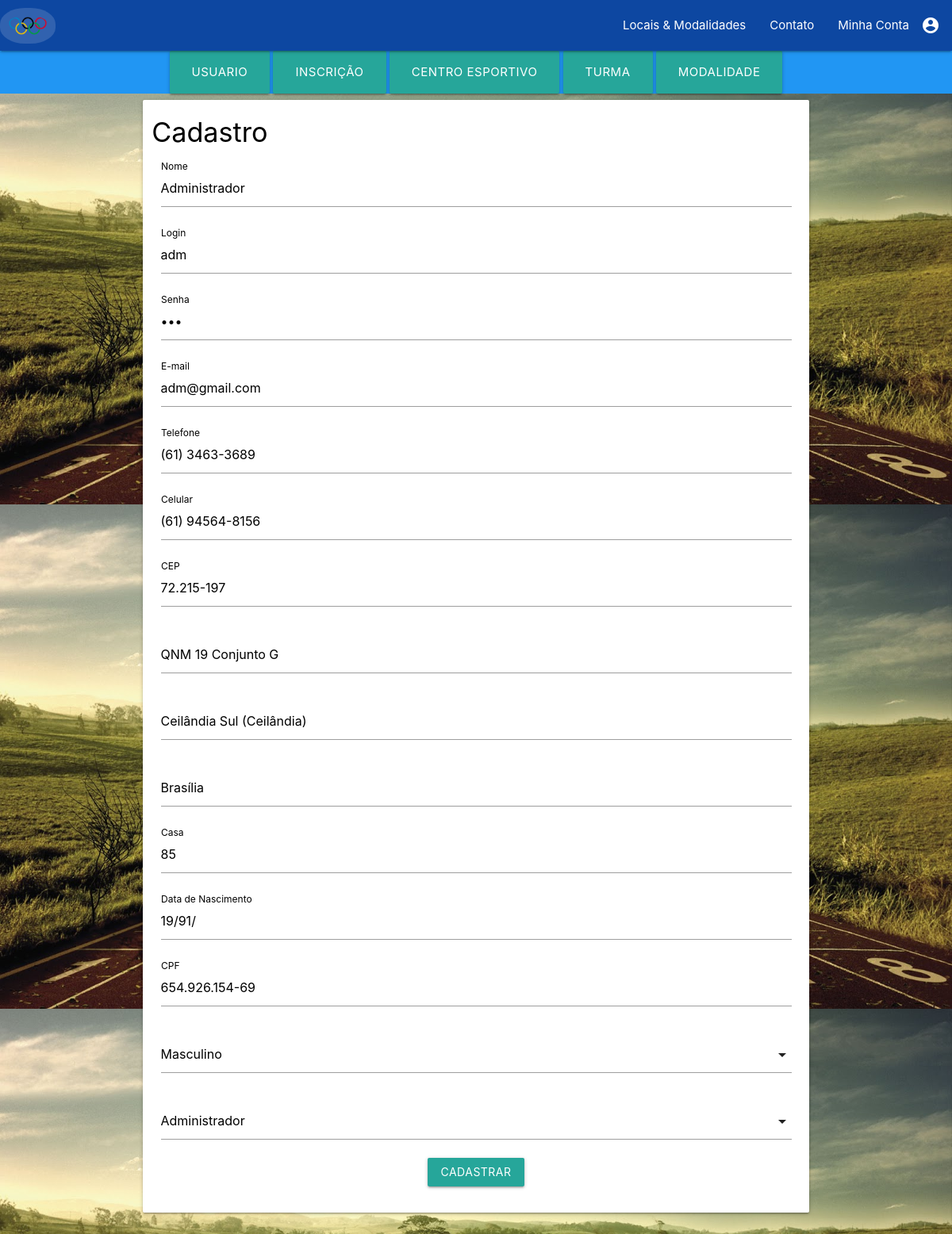
The page /Controle/controladorUsuario.php?acao=editar&id=22 (signed in) on the database its author committed.
### tables this page shows
CREATE TABLE `usuario_endereco` (
  `id_usuario` int(3) NOT NULL,
  `id_ende` int(3) NOT NULL,
  PRIMARY KEY (`id_usuario`,`id_ende`),
  KEY `fk_usuario_has_endereco_endereco1_idx` (`id_ende`),
  KEY `fk_usuario_has_endereco_usuario_idx` (`id_usuario`),
  CONSTRAINT `fk_usuario_has_endereco_endereco1` FOREIGN KEY (`id_ende`) REFERENCES `endereco` (`idEnd`) ON DELETE NO ACTION ON UPDATE NO ACTION
);

CREATE TABLE `usuario` (
  `id` int(11) NOT NULL AUTO_INCREMENT,
  `nome` varchar(30) NOT NULL,
  `login` varchar(15) NOT NULL,
  `senha` varchar(20) NOT NULL,
  `email` varchar(30) NOT NULL,
  `telefone` varchar(15) DEFAULT NULL,
  `dataNasc` varchar(10) NOT NULL,
  `cpf` varchar(15) NOT NULL,
  `genero` varchar(1) NOT NULL,
  `perfil` varchar(15) NOT NULL,
  `celular` varchar(15) DEFAULT NULL,
  PRIMARY KEY (`id`)
);

CREATE TABLE `endereco` (
  `idEnd` int(3) NOT NULL AUTO_INCREMENT,
  `cep` varchar(10) NOT NULL,
  `rua` varchar(45) NOT NULL,
  `bairro` varchar(40) NOT NULL,
  `cidade` varchar(10) NOT NULL,
  `casa` int(5) NOT NULL,
  PRIMARY KEY (`idEnd`)
);

### Model/DAO/UsuarioDAO.php (called while the page is built, shortened)
<?php
require_once __DIR__.'\..\Usuario.php';
class UsuarioDAO {
    public function recuperarUsuarioPorID($id) {
        try {
            $pdo = conexao::getInstance();
            $sql = "SELECT * FROM usuario u "
                ." inner join usuario_endereco ue on u.id = ue.id_usuario "
                ."    inner join endereco e on ue.id_ende = e.idEnd "
                ."    where id = :id";
            $stmt = $pdo->prepare($sql);
            $stmt->bindValue(":id", $id);
            $stmt->execute();
            $usuarioRecuperado = NULL;
            While ($usuarioBanco = $stmt->fetch()) {
                $usuario = new Usuario();
                $usuario->setLogin($usuarioBanco["login"]);
                $usuario->setNome($usuarioBanco["nome"]);
                $usuario->setPerfil($usuarioBanco["perfil"]);
                $usuario->setId($usuarioBanco["id"]);
                $usuario->setsenha($usuarioBanco["senha"]);
                $usuario->setEmail($usuarioBanco["email"]);
                $usuario->setGenero($usuarioBanco["genero"]);
                $usuario->setTelefone($usuarioBanco["telefone"]);
                $usuario->setCelular($usuarioBanco["celular"]);
                $usuario->setDataNasc($usuarioBanco["dataNasc"]);
                $usuario->setCpf($usuarioBanco["cpf"]);
                $endereco = new Endereco();
                $endereco->setCep($usuarioBanco["cep"]);
                $endereco->setRua($usuarioBanco["rua"]);
                $endereco->setBairro($usuarioBanco["bairro"]);
                $endereco->setCidade($usuarioBanco["cidade"]);
                $endereco->setCasa($usuarioBanco["casa"]);
                $endereco->setIdEnd($usuarioBanco["id_ende"]);
                $usuario->setEndereco($endereco);
                $usuarioRecuperado = $usuario;
            }
            return $usuarioRecuperado;
        } catch (PDOException $exc) {
            echo $exc->getTraceAsString();
        }
    }
}
?>

### Model/Usuario.php (called while the page is built, shortened)
<?php
class Usuario {
    private $nome;
    private $login;
    private $senha;
    private $email;
    private $telefone;
    private $dataNasc;
    private $cpf;
    private $endereco;
    private $celular;
    public function getCelular() {
        return $this->celular;
    }
    public function setCelular($celular) {
        $this->celular = $celular;
    }
    public function getEndereco() {
        return $this->endereco;
    }
    public function setEndereco($endereco) {
        $this->endereco = $endereco;
    }
        public function getNome() {
        return $this->nome;
    }
    public function getLogin() {
        return $this->login;
    }
    public function getSenha() {
        return $this->senha;
    }
    public function getEmail() {
        return $this->email;
    }
    public function getTelefone() {
        return $this->telefone;
    }
    public function setNome($nome) {
        $this->nome = $nome;
    }
    public function setLogin($login) {
        $this->login = $login;
    }
    public function setSenha($senha) {
        $this->senha = $senha;
    }
    public function setEmail($email) {
        $this->email = $email;
    }
    public function setTelefone($telefone) {
        $this->telefone = $telefone;
    }
    public function getCpf() {
        return $this->cpf;
    }
    public function setCpf($cpf) {
        $this->cpf = $cpf;
    }
    public function getDataNasc() {
        return $this->dataNasc;
    }
    public function setDataNasc($dataNasc) {
        $this->dataNasc = $dataNasc;
    }
}

### Model/Endereco.php (called while the page is built, shortened)
<?php
class Endereco {
    private $cep;
    private $rua;
    private $bairro;
    private $cidade;
    private $casa;
    public function getCep() {
        return $this->cep;
    }
    public function getRua() {
        return $this->rua;
    }
    public function getBairro() {
        return $this->bairro;
    }
    public function getCidade() {
        return $this->cidade;
    }
    public function getCasa() {
        return $this->casa;
    }
    public function setCep($cep) {
        $this->cep = $cep;
    }
    public function setRua($rua) {
        $this->rua = $rua;
    }
    public function setBairro($bairro) {
        $this->bairro = $bairro;
    }
    public function setCidade($cidade) {
        $this->cidade = $cidade;
    }
    public function setCasa($casa) {
        $this->casa = $casa;
    }
}

### Visao/formUsuario.php (the view, shortened to what this page needs)
<?php
require_once '../Controle/GerenciadorLogin.php';
$nome = "";
$login = "";
$senha = "";
$email = "";
$telefone = "";
$celular = "";
$dataNasc = "";
$cpf = "";
$cep = "";
$bairro = "";
$rua = "";
$cidade = "";
$casa = "";
$acao = "inserir";
$botao = "Cadastrar";
if (isset($usuario)) {
    $nome = $usuario->getNome();
    $login = $usuario->getLogin();
    $senha = $usuario->getSenha();
    $email = $usuario->getEmail();
    $telefone = $usuario->getTelefone();
    $celular = $usuario->getCelular();
    $dataNasc = $usuario->getDataNasc();
    $cpf = $usuario->getCpf();
    $endereco = $usuario->getEndereco();
    $cep = $endereco->getCep();
    $bairro = $endereco->getBairro();
    $rua = $endereco->getRua();
    $cidade = $endereco->getCidade();
    $casa = $endereco->getCasa();
    $acao = "atualizar";
    $botao = "Atualizar";
}
?>
<html lang="en">
    <head>
        <link rel="stylesheet" type="text/css" href="../css/estiloPadrao.css">
        <link rel="stylesheet" type="text/css" href="/CentroOlimpico/materialize/css/materialize.min.css" media="screen,projection"/>
    </head>
    <body class=" light-blue lighten-5" style="background: url(/CentroOlimpico/pictures/WallpaperFunny.jpg); background-size: 100%">
        <div class="navbar-fixed">
            <nav>
                <div class="nav-wrapper blue darken-4">
                    <a href="/CentroOlimpico/index.php" class="brand-logo "><img class="icon" src="../pictures/jogos-olimpicos.png"></a>
                    <ul id="nav-mobile" class="right hide-on-med-and-down">
                        <li><a class="gray white-text" style="border-radius: 10px" href="/CentroOlimpico/index.php#locais">Locais & Modalidades</a></li>
                        <li><a class="gray white-text" style="border-radius: 10px" href="/CentroOlimpico/index.php#contato">Contato</a></li>
                        <li><a class="dropdown-trigger" style="border-radius: 10px" href="#" data-target="dropdown3">Minha Conta<i class="material-icons right">account_circle</i></a></li>
                    </ul>
                </div>
            </nav>
        </div>
    <center>
        <div class="blue">
            <a class='dropdown-trigger btn-large' href='#' data-target='dropdown1'> Usuario </a>
            <a class='dropdown-trigger btn-large' href='#' data-target='dropdown2'> Inscrição </a>
            <a class='dropdown-trigger btn-large' href='#' data-target='dropdown4'> Centro Esportivo </a>
            <a class='dropdown-trigger btn-large' href='#' data-target='dropdown5'> Turma </a>
            <a class='dropdown-trigger btn-large' href='#' data-target='dropdown6'> Modalidade </a>
        </div>
    </center>
    <div class="container">
        <div class="row">
            <div class="col s12 card-panel">
                <form name="formCadastro"
                      id="formCadastro"
                      method="POST"
                      onsubmit="return validarFormulario();"
                      action="../Controle/controladorUsuario.php?acao=<?= $acao ?>">
                    <div class="black-text"><h4><legend><center>Cadastro</center></legend></h4></div>
                    <div class="input-field col s12">
                        <input type="text" name="nome" id="nome" class="autocomplete" value="<?= $nome ?>" required maxlength="30">
                        <label for="autocomplete-input" class="black-text">Nome</label>
                    </div>
                    <div class="input-field col s12">
                        <input type="text" name="login" id="autocomplete-input" class="autocomplete" value="<?= $login ?>" required maxlength="15">
                        <label for="autocomplete-input" class="black-text">Login</label>
                    </div>
                    <div class="input-field col s12">
                        <input type="password" name="senha" id="senha" class="autocomplete" value="<?= $senha ?>" required maxlength="20">
                        <label for="autocomplete-input" class="black-text">Senha</label>
                    </div>
                    <div class="input-field col s12">
                        <input type="email" name="email" id="email" class="autocomplete" value="<?= $email ?>" required maxlength="30">
                        <label for="autocomplete-input" class="black-text">E-mail</label>
                    </div>
                    <div class="input-field col s12">
                        <input type="text" name="telefone" id="telefone" class="autocomplete" value="<?= $telefone ?>" required maxlength="15">
                        <label for="autocomplete-input" class="black-text">Telefone</label>
                    </div>
                    <div class="input-field col s12">
                        <input type="text" name="celular" id="celular" class="autocomplete" value="<?= $celular ?>" required maxlength="15">
                        <label for="autocomplete-input" class="black-text">Celular</label>
                    </div>
                    <div class="input-field col s12">
                        <input type="text" name="cep" id="cep" class="autocomplete" value="<?= $cep ?>" required maxlength="10" onblur="pesquisacep(this.value);">
                        <label for="autocomplete-input" class="black-text">CEP</label>
                    </div>
                    <div class="input-field col s12">
                        <input type="text" name="rua" id="rua" class="autocomplete" value="<?= $rua ?>" required maxlength="45" placeholder="Rua">
                    </div>
                    <div class="input-field col s12">
                        <input type="text" name="bairro" id="bairro" class="autocomplete" value="<?= $bairro ?>" required maxlength="30" placeholder="Bairro">
                    </div>
                    <div class="input-field col s12">
                        <input type="text" name="cidade" id="cidade" class="autocomplete" value="<?= $cidade ?>" required maxlength="30" placeholder="Cidade">
                    </div>
                    <label for="Estado"</label>
                    <label for="IBGE"</label>
                    <div class="input-field col s12">
                        <input type="text" name="casa" id="autocomplete-input" class="autocomplete" value="<?= $casa ?>" required maxlength="5">
                        <label for="autocomplete-input" class="black-text">Casa</label>
                    </div>
                    <div class="input-field col s12">
                        <input type="text" name="dataNasc" id="dataNasc" class="autocomplete" value="<?= $dataNasc ?>" required maxlength="10">
                        <label for="autocomplete-input" class="black-text">Data de Nascimento</label>
                    </div>
                    <div class="input-field col s12">
                        <input type="text" name="cpf" id="cpf" class="autocomplete" value="<?= $cpf ?>" required>
                        <label for="autocomplete-input" class="black-text">CPF</label>
                    </div>
                    <div class="input-field col s12">
                    </div>
                    <div class="input-field col s12">
                    </div>
                    <br>
                    <br>
                    <center><button class="btn" type="submit" name="submit" value="<?= $botao ?>">Cadastrar</button></center>
                </form>
                <br>
            </div>
        </div>
    </div>
</body>
</html>

### css/estiloPadrao.css (style rules this page uses)
img.icon { display: inline; margin:10px auto; background-color: rgba(255,255,255,.15); width:70px; padding:10px; -webkit-border-radius: 45%; -webkit-box-shadow: 0px 0px 0px 10px rgba(255,255,255,0); -webkit-transition:box-shadow .4s; }
a { text-decoration: none; color: yellow; }
label { color: black; text-align: left; }

### rows shown on the page
usuario_endereco: nome "Administrador", login "adm", email "adm@gmail.com", telefone "(61) 3463-3689", celular "(61) 94564-8156", cep "72.215-197", rua "QNM 19 Conjunto G", bairro "Ceilândia Sul (Ceilândia)", cidade "Brasília", casa "85", dataNasc "19/91/", cpf "654.926.154-69"
